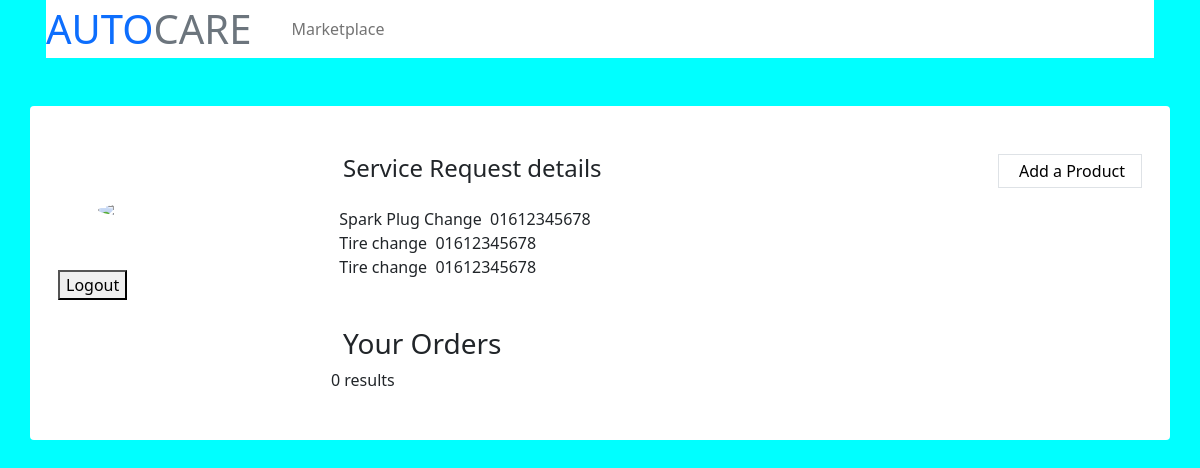
Before: /Project/vendor_dashboard.php with the older database file.
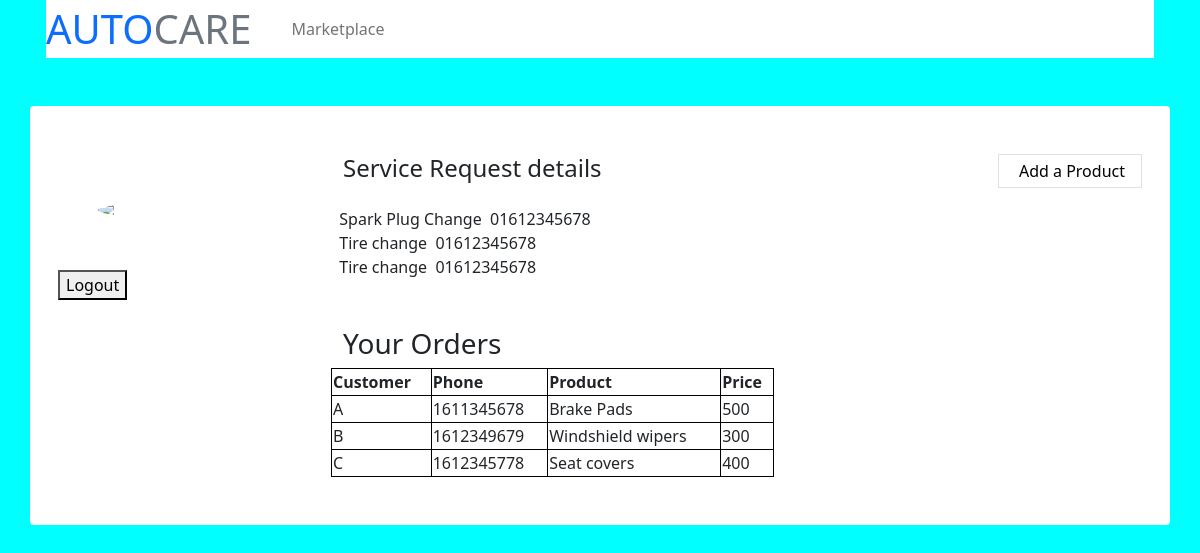
After: the same page with the newer database file.
### tables this page shows
CREATE TABLE `customer_order` (
  `title` varchar(111) NOT NULL,
  `price` int(100) NOT NULL,
  `owner_phone` varchar(11) NOT NULL,
  `vendor_id` int(11) NOT NULL,
  `customer_name` varchar(100) DEFAULT NULL
);

### Project/vendor_dashboard.php (the view, shortened to what this page needs)
<?php
    include("dbcon/conn.php");
?>
<!DOCTYPE html>
<html lang="en">
<head>
    <link rel="stylesheet" href="https://cdn.jsdelivr.net/npm/bootstrap@5.0.0-alpha1/dist/css/bootstrap.min.css">
    <link rel="stylesheet" href="https://cdn.jsdelivr.net/npm/bootstrap@5.0.0-alpha1/dist/js/bootstrap.bundle.min.js">
    <link rel="stylesheet" href="https://cdnjs.cloudflare.com/ajax/libs/jquery/3.2.1/jquery.min.js">
</head>
<body>
<div class="container-fluid position-relative nav-bar p-0">
    <div class="container-lg position-relative p-0 px-lg-3" style="z-index: 9;">
        <nav class="navbar navbar-expand-lg bg-white navbar-light py-3 py-lg-0 pl-3 pl-lg-5">
            <a href="" class="navbar-brand">
                <h1 class="m-0 text-secondary"><span class="text-primary">AUTO</span>CARE</h1>
            </a>
            <div class="collapse navbar-collapse justify-content-between px-3" id="navbarCollapse">
                <div class="navbar-nav ml-auto py-0">
                    <a href="shopping.php" class="nav-item nav-link">Marketplace</a>
                </div>
            </div>
        </nav>
    </div>
</div>
<div class="container rounded bg-white mt-5 mb-5">
    <div class="row">
        <div class="col-md-3 border-right">
            <div class="d-flex flex-column align-items-center text-center p-3 py-5">
                <img class="rounded-circle mt-5" width="150px" src="https://st3.depositphotos.com/15648834/17930/v/600/depositphotos_179308454-stock-illustration-unknown-person-silhouette-glasses-profile.jpg">
            </div>
                <div class="px-3 p-1 add-experience" style="text-decoration:none;">
                    <form action="odash_index.php" method="Post">
                        <button name="submit" type="submit">Logout</button>
                    </form>
                </div>
        </div>
        <div class="col-md-5 border-right">
            <div class="p-3 py-5">
                <div class="d-flex justify-content-between align-items-center mb-3">
                    <h4 class="text-right">Service Request details</h4>
                </div>
                <div class="row mt-2">
                    <?php
                        $sql="Select * from cservice
                        Join vendor_info on cservice.vphone=vendor_info.vendor_phone_number";
                        $result=mysqli_query($conn,$sql);
                        if(mysqli_num_rows($result)>0){
                            while($row=mysqli_fetch_assoc($result)){
                                echo "<tr><td>"."&nbsp;&nbsp;<tr><td>".$row["title"]."&nbsp;&nbsp;".$row['owner_phone']."<br>";
                            }
                        }
                        else{
                            echo "No Service requests";
                        }
                    ?>
                </div>
                <div class="row mt-3">
                    <h3>Your Orders</h3>
                    <?php
                        $servername = "localhost";
                        $username = "cmss";
                        $password = "1234";
                        $dbname = "car_management_system_1";
                        $conn = new mysqli($servername, $username, $password, $dbname);
                        $sql = "SELECT customer_name,owner_phone,price,title FROM customer_order";
                        $result = $conn->query($sql);
                        if ($result->num_rows > 0) {
                        echo "<table class='center'>
                        <tr><th>Customer</th>
                        <th>Phone</th>
                        <th>Product</th>
                        <th>Price</th>
                        </tr>";
                        while($row = $result->fetch_assoc()) {
                            echo "<tr>
                            <td>".$row["customer_name"]."</td>
                            <td>".$row["owner_phone"]."</td>
                            <td>".$row["title"]."</td>
                            <td>".$row["price"]."</td>
                            </tr>";
                        }
                        echo "</table>";
                        } else {
                        echo "0 results";
                        }
                    ?>
                </div>
            </div>
        </div>
        <div class="col-md-4">
            <div class="p-3 py-5">
                <div class="d-flex justify-content-between align-items-center experience"><span></span><span class="border px-3 p-1 add-experience"><i class="fa fa-plus"></i>&nbsp;<a href="upload.html" style="text-decoration:none; color:black;">Add a Product</a></span></div><br>
                <br>
            </div>
        </div>
    </div>
</div>
</body>
</html>

Changed rows visible on the page:
added customer_order: customer_name "A", owner_phone "1611345678", title "Brake Pads", price "500"
added customer_order: customer_name "B", owner_phone "1612349679", title "Windshield wipers", price "300"
added customer_order: customer_name "C", owner_phone "1612345778", title "Seat covers", price "400"
Other visible differences:
text no longer shown: "0 results"
text now shown: "Customer Phone Product Price"
